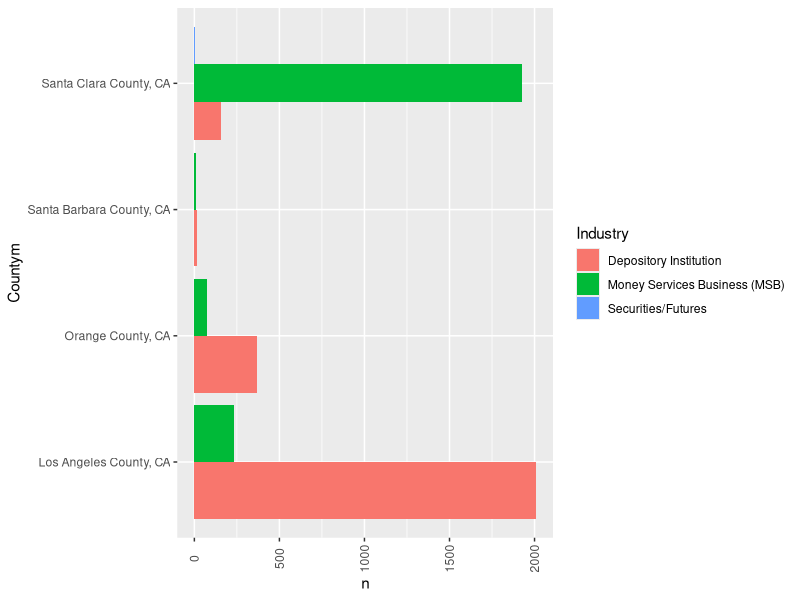
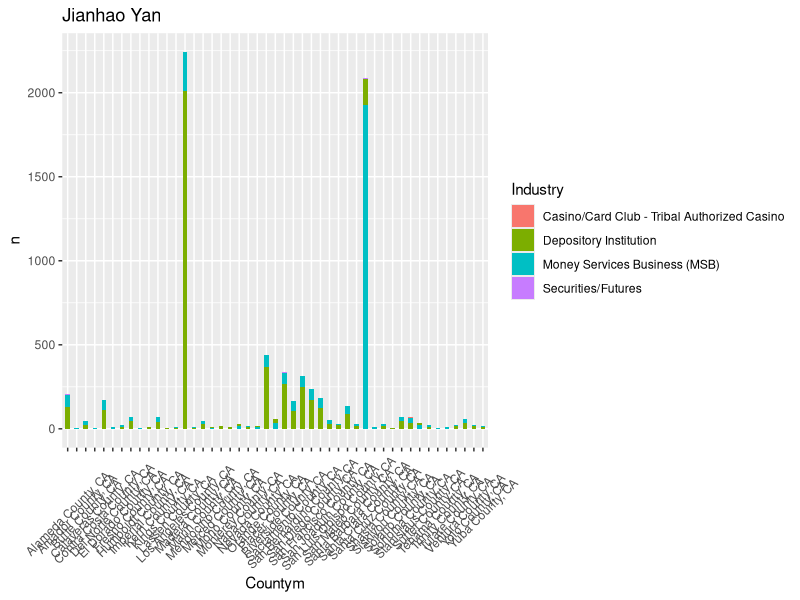
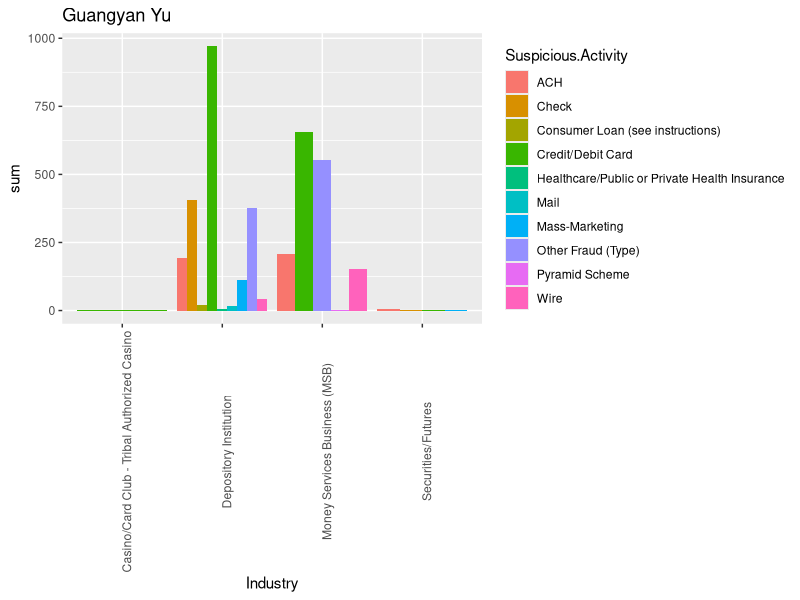
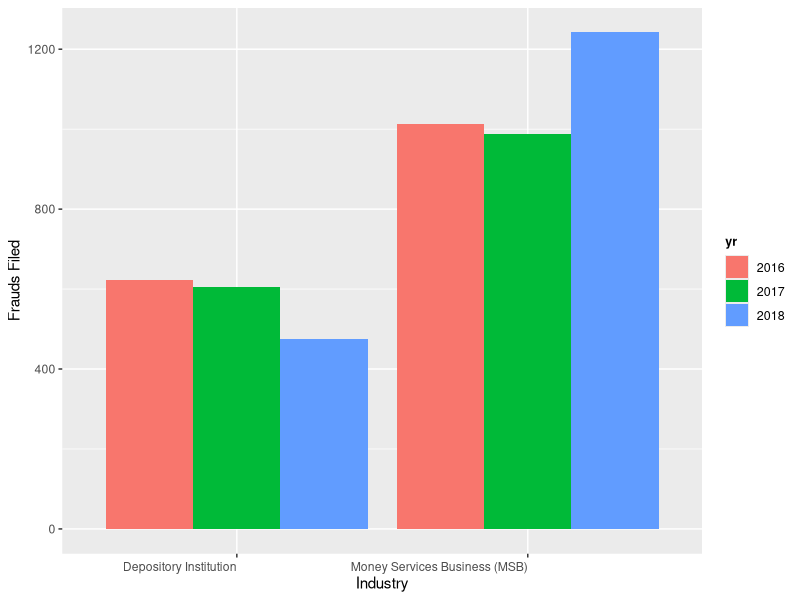

The R script that drew these images, in order:
## ---- chunk 1
knitr::opts_chunk$set(echo = TRUE)
library(dplyr)
library(tidyverse)
## ---- chunk 2
  head(read.csv("SARStats.csv") )
## ---- chunk 3
SARStats <- read_csv("SARStats.csv") 
SARStats$Count <- as.numeric(SARStats$Count)
xuan <-SARStats %>%
  group_by(Industry,Countym)%>%
  summarise(n=sum(Count))%>%
  filter(Industry != '[Total]' & Countym %in% c("Los Angeles County, CA","Santa Clara County, CA","Orange County, CA","Santa Barbara County, CA")) %>%
  arrange(desc(n))
ggplot(data=xuan,mapping=aes(x=Countym,y=n),group=factor(1),xlab(Countym))+ 
          geom_bar(position = "dodge",aes(fill=Industry),stat = "Identity")+
          theme(axis.text.x = element_text(angle = 90, hjust = 0.5, vjust = 0.5))+
          coord_flip()
## ---- chunk 4
data_new<-SARStats %>%
  group_by(Countym,Industry) %>%
  summarise(n=sum(Count))%>%
  filter(Countym!='[Total]')%>%
  filter(Industry!='[Total]')%>%
  arrange(desc(n))
ggplot(data_new, aes(x = Countym,y =n, group = factor(1))) + 
    geom_bar(stat = "identity", width = 0.5,aes(fill=Industry))+theme(axis.text.x = element_text(angle = 45, hjust = 0.5, vjust = 0.5))+ggtitle("Jianhao Yan")
## ---- chunk 5
library(knitr)
library(tidyverse)
data<-read.csv("SARStats.csv")
#summary(data)
data$Count <- as.numeric(data$Count)
data <- filter(data, !(str_detect(string = data$Industry,pattern = "\\[Total\\]")))
data <- filter(data, !(str_detect(string = data$Suspicious.Activity,pattern = "\\[Total\\]")))
data <- filter(data, !(str_detect(string = data$Count,pattern = "\\[Total\\]")))
data1<-data %>%
  group_by(Industry,Suspicious.Activity) %>%
  summarise(sum=sum(Count)) %>%
  group_by(Industry) %>%
  arrange(desc(sum))
kable(data1)

ggplot(data1,aes(x=Industry,y = sum,fill = Suspicious.Activity)) + geom_bar(stat="identity",position = "dodge")+ theme(axis.text.x = element_text(angle = 90)) + ggtitle("Guangyan Yu")


## ---- chunk 6
library(readxl)
library(tidyverse)
library(dplyr)
library(ggplot2)

d <- read.csv("SARStats (2).csv")
data <- as.data.frame(d)
data$Count <- as.numeric(data$Count)

#Removing the year, state, product and instrument columns since they are constant
data <- data[, -c(2,6,7)]

#Changing column names for easier interpretation
colnames(data) <- c("year","county","industry","activity","frauds")

#Filtering out the rows that contain [Total], i.e., subtotals
data <- filter(data, data$activity != "[Total]")
data <- filter(data, data$industry != "[Total]")

#Retaining only the frauds in the Depository Institution and MSB industries
data_dnew <- filter(data, data$industry == "Depository Institution")
data_mnew <- filter(data, data$industry == "Money Services Business (MSB)")

#Row-binding the data
data_f <- rbind(data_dnew, data_mnew)
rownames(data_f) <- 1:nrow(data_f)

#Grouping months into a year
library(stringr)

data_yr <-  data_f %>%
  select( year, county, industry, activity , frauds) %>%
  mutate(yr =  substr(x = data_f$year , start = 1, stop = 4 ) ) %>%
  group_by( yr, county, industry, activity ) %>%
  summarize(frauds = sum(frauds))

#Plotting the frauds filed vs industries.
ggplot(data_yr, aes(x = industry, y = frauds))+
  xlab("Industry")+
  ylab("Frauds Filed")+
  geom_bar(aes(fill = yr), stat = "identity", position = "dodge")+
  theme(axis.text.x = element_text(angle=0,hjust=1,vjust=0.5))+
  theme(legend.text = element_text(size = 9),
        legend.title = element_text(size = 9, face = "bold"),legend.position = "right")
